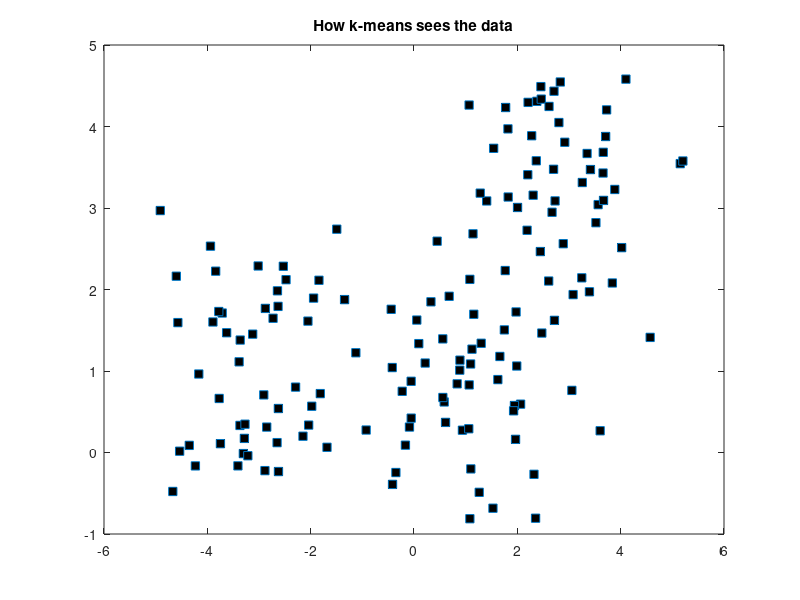
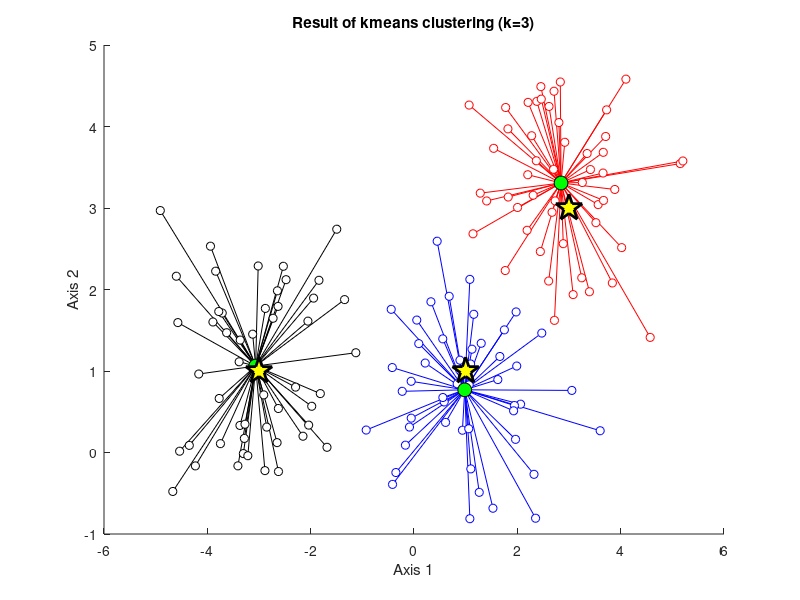
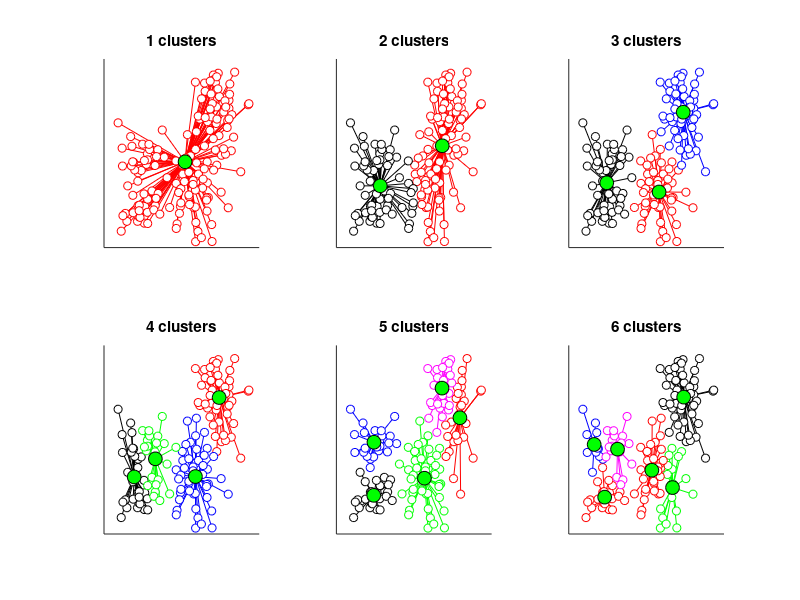
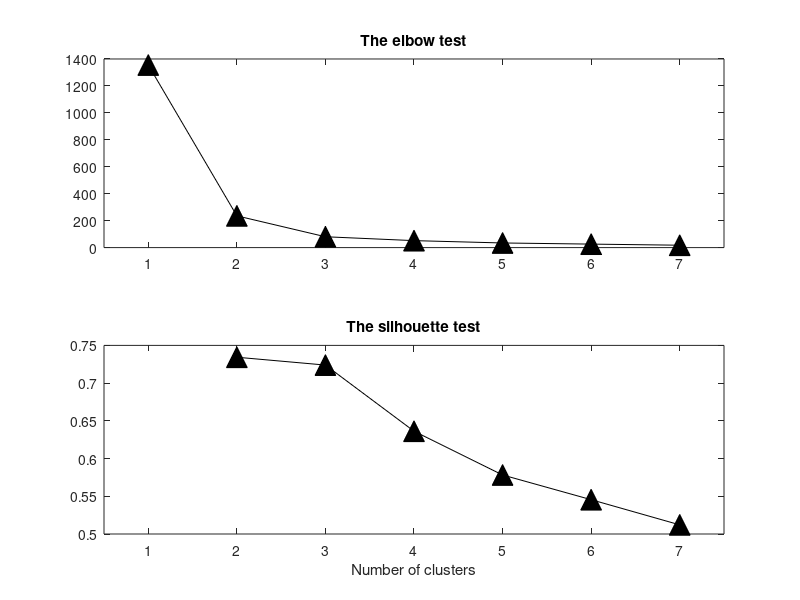

Recreate these plots in MATLAB, in order.
%%
%   COURSE: Master statistics and machine learning: intuition, math, code										
%      URL: udemy.com/course/statsml_x/?couponCode=202112 
% 
%  SECTION: Clustering and dimension-reduction
%    VIDEO: K-means clustering
% 
%  TEACHER: Mike X Cohen, sincxpress.com
%

%%

% a clear MATLAB workspace is a clear mental workspace
close all; clear; clc

%% create data

nPerClust = 50;

% blur around centroid (std units)
blur = 1;

% XY centroid locations
A = [  1 1 ];
B = [ -3 1 ];
C = [  3 3 ];

% generate data
a = [ A(1)+randn(nPerClust,1)*blur A(2)+randn(nPerClust,1)*blur ];
b = [ B(1)+randn(nPerClust,1)*blur B(2)+randn(nPerClust,1)*blur ];
c = [ C(1)+randn(nPerClust,1)*blur C(2)+randn(nPerClust,1)*blur ];

% concatanate into a list
data = [a; b; c];

% show the data
figure(1), clf
plot(data(:,1),data(:,2),'s','markerfacecolor','k')
title('How k-means sees the data')

%% k-means clustering

k = 3; % how many clusters?
[groupidx,cents,sumdist,distances] = kmeans(data,k);


% draw lines from each data point to the centroids of each cluster
figure(2), clf
lineColors = 'rkbgmrkbgm';
hold on
for i=1:length(data)
    plot([ data(i,1) cents(groupidx(i),1) ],[ data(i,2) cents(groupidx(i),2) ],lineColors(groupidx(i)))
end

% now draw the raw data in different colors
for i=1:k
    plot(data(groupidx==i,1),data(groupidx==i,2),[ lineColors(i) 'o' ],'markerface','w')
end

% and now plot the centroid locations
plot(cents(:,1),cents(:,2),'ko','markerface','g','markersize',10);
xlabel('Axis 1'), ylabel('Axis 2')
title([ 'Result of kmeans clustering (k=' num2str(k) ')' ])

% finally, the "ground-truth" centers
plot(A(1),A(2),'kp','linew',2,'markersize',20,'markerfacecolor','y')
plot(B(1),B(2),'kp','linew',2,'markersize',20,'markerfacecolor','y')
plot(C(1),C(2),'kp','linew',2,'markersize',20,'markerfacecolor','y')

%%

%% determining the appropriate number of clusters (qualitative)

figure(3), clf

for k=1:6
    
    % k-means with this number of clusters
    [groupidx,cents] = kmeans(data,k);
    
    % draw lines from each data point to the centroids of each cluster
    subplot(2,3,k), hold on
    for i=1:length(data)
        plot([ data(i,1) cents(groupidx(i),1) ],[ data(i,2) cents(groupidx(i),2) ],lineColors(groupidx(i)))
    end
    
    % now draw the raw data in different colors
    for i=1:k
        plot(data(groupidx==i,1),data(groupidx==i,2),[ lineColors(i) 'o' ],'markerface','w')
    end
    
    % and now plot the centroid locations
    plot(cents(:,1),cents(:,2),'ko','markerface','g','markersize',10);
    set(gca,'xtick',[],'ytick',[])
    title([  num2str(k) ' clusters' ])
end

%% number of clusters (quantative)

ssds = zeros(6,1);
sils = zeros(6,1);

for k=1:7
    [groupidx,cents,ssd] = kmeans(data,k);
    ssds(k) = mean(ssd);
    
    sils(k) = mean( silhouette(data,groupidx) );
end

figure(4), clf
subplot(211)
plot(ssds,'k^-','markerfacecolor','k','markersize',15)
set(gca,'xtick',1:k,'xlim',[.5 k+.5])
title('The elbow test')


subplot(212)
plot(sils,'k^-','markerfacecolor','k','markersize',15)
set(gca,'xtick',1:k,'xlim',[.5 k+.5])
title('The silhouette test')
xlabel('Number of clusters')

%%

%% Try again in N-D

nPerClust = 50;

% blur around centroid (std units)
blur = 1;

% XY centroid locations
A = [  1 2  0 ];
B = [ -2 1 -2 ];
C = [  3 3  2 ];

% generate data
a = bsxfun(@plus,randn(nPerClust,3)*blur,A);
b = bsxfun(@plus,randn(nPerClust,3)*blur,B);
c = bsxfun(@plus,randn(nPerClust,3)*blur,C);

% concatanate into a list
data = [a; b; c];

% show the data
figure(5), clf
plot3(data(:,1),data(:,2),data(:,3),'s','markerfacecolor','k')
axis square, grid on
rotate3d on
title('How k-means sees the data')

%% now for k-means

k = 3; % how many clusters?
[groupidx,cents,sumdist,distances] = kmeans(data,k);


% draw lines from each data point to the centroids of each cluster
figure(6), clf
lineColors = 'rkbmrkbm';
hold on
for i=1:length(data)
    plot3([ data(i,1) cents(groupidx(i),1) ],[ data(i,2) cents(groupidx(i),2) ],[ data(i,3) cents(groupidx(i),3) ],lineColors(groupidx(i)))
end

% now draw the raw data in different colors
for i=1:k
    plot3(data(groupidx==i,1),data(groupidx==i,2),data(groupidx==i,3),[ lineColors(i) 'o' ],'markerface','w')
end

% and now plot the centroid locations
plot3(cents(:,1),cents(:,2),cents(:,3),'ko','markerface','g','markersize',10);
xlabel('Axis 1'), ylabel('Axis 2'), zlabel('Axis 3')
grid on, axis square
title('Result of kmeans clustering')

% finally, the "ground-truth" centers
plot3(A(1),A(2),A(3),'kp','linew',2,'markersize',20,'markerfacecolor','y')
plot3(B(1),B(2),B(3),'kp','linew',2,'markersize',20,'markerfacecolor','y')
plot3(C(1),C(2),C(3),'kp','linew',2,'markersize',20,'markerfacecolor','y')

rotate3d on

%% done.
